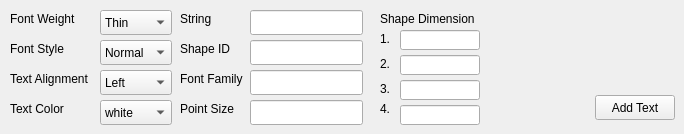
    <widget class="QWidget" name="Text">
     <attribute name="title">
      <string>Text</string>
     </attribute>
     <widget class="QLineEdit" name="TShapeID">
      <property name="geometry">
       <rect>
        <x>250</x>
        <y>40</y>
        <width>113</width>
        <height>25</height>
       </rect>
      </property>
     </widget>
     <widget class="QLabel" name="TShapeIDLabel">
      <property name="geometry">
       <rect>
        <x>180</x>
        <y>40</y>
        <width>54</width>
        <height>17</height>
       </rect>
      </property>
      <property name="text">
       <string>Shape ID</string>
      </property>
     </widget>
     <widget class="QLabel" name="TShapeDimensionLabel">
      <property name="geometry">
       <rect>
        <x>380</x>
        <y>10</y>
        <width>100</width>
        <height>17</height>
       </rect>
      </property>
      <property name="text">
       <string>Shape Dimension</string>
      </property>
     </widget>
     <widget class="QLabel" name="TTextColorLabel">
      <property name="geometry">
       <rect>
        <x>10</x>
        <y>100</y>
        <width>61</width>
        <height>17</height>
       </rect>
      </property>
      <property name="text">
       <string>Text Color</string>
      </property>
     </widget>
     <widget class="QComboBox" name="TTextColor">
      <property name="geometry">
       <rect>
        <x>100</x>
        <y>100</y>
        <width>72</width>
        <height>25</height>
       </rect>
      </property>
      <item>
       <property name="text">
        <string>white</string>
       </property>
      </item>
      <item>
       <property name="text">
        <string>black</string>
       </property>
      </item>
      <item>
       <property name="text">
        <string>red</string>
       </property>
      </item>
      <item>
       <property name="text">
        <string>green</string>
       </property>
      </item>
      <item>
       <property name="text">
        <string>blue</string>
       </property>
      </item>
      <item>
       <property name="text">
        <string>cyan</string>
       </property>
      </item>
      <item>
       <property name="text">
        <string>magenta</string>
       </property>
      </item>
      <item>
       <property name="text">
        <string>yellow</string>
       </property>
      </item>
      <item>
       <property name="text">
        <string>gray</string>
       </property>
      </item>
     </widget>
     <widget class="QComboBox" name="TTextAlignment">
      <property name="geometry">
       <rect>
        <x>100</x>
        <y>70</y>
        <width>72</width>
        <height>25</height>
       </rect>
      </property>
      <item>
       <property name="text">
        <string>Left</string>
       </property>
      </item>
      <item>
       <property name="text">
        <string>Right</string>
       </property>
      </item>
      <item>
       <property name="text">
        <string>Top</string>
       </property>
      </item>
      <item>
       <property name="text">
        <string>Bottom</string>
       </property>
      </item>
      <item>
       <property name="text">
        <string>Center</string>
       </property>
      </item>
     </widget>
     <widget class="QLabel" name="TTextAlignmentLabel">
      <property name="geometry">
       <rect>
        <x>10</x>
        <y>70</y>
        <width>91</width>
        <height>17</height>
       </rect>
      </property>
      <property name="text">
       <string>Text Alignment</string>
      </property>
     </widget>
     <widget class="QLabel" name="TPointSizeLabel">
      <property name="geometry">
       <rect>
        <x>180</x>
        <y>100</y>
        <width>54</width>
        <height>17</height>
       </rect>
      </property>
      <property name="text">
       <string>Point Size</string>
      </property>
     </widget>
     <widget class="QLineEdit" name="TPointSize">
      <property name="geometry">
       <rect>
        <x>250</x>
        <y>100</y>
        <width>113</width>
        <height>25</height>
       </rect>
      </property>
     </widget>
     <widget class="QLabel" name="TFontFamilyLabel">
      <property name="geometry">
       <rect>
        <x>180</x>
        <y>70</y>
        <width>71</width>
        <height>17</height>
       </rect>
      </property>
      <property name="text">
       <string>Font Family</string>
      </property>
     </widget>
     <widget class="QLineEdit" name="TFontFamily">
      <property name="geometry">
       <rect>
        <x>250</x>
        <y>70</y>
        <width>113</width>
        <height>25</height>
       </rect>
      </property>
     </widget>
     <widget class="QLabel" name="TFontStyleLabel">
      <property name="geometry">
       <rect>
        <x>10</x>
        <y>40</y>
        <width>61</width>
        <height>17</height>
       </rect>
      </property>
      <property name="text">
       <string>Font Style</string>
      </property>
     </widget>
     <widget class="QComboBox" name="TFontStyle">
      <property name="geometry">
       <rect>
        <x>100</x>
        <y>40</y>
        <width>72</width>
        <height>25</height>
       </rect>
      </property>
      <item>
       <property name="text">
        <string>Normal</string>
       </property>
      </item>
      <item>
       <property name="text">
        <string>Italic</string>
       </property>
      </item>
      <item>
       <property name="text">
        <string>Oblique</string>
       </property>
      </item>
     </widget>
     <widget class="QLabel" name="TFontWeightLabel">
      <property name="geometry">
       <rect>
        <x>10</x>
        <y>10</y>
        <width>71</width>
        <height>17</height>
       </rect>
      </property>
      <property name="text">
       <string>Font Weight</string>
      </property>
     </widget>
     <widget class="QComboBox" name="TFontWeight">
      <property name="geometry">
       <rect>
        <x>100</x>
        <y>10</y>
        <width>72</width>
        <height>25</height>
       </rect>
      </property>
      <item>
       <property name="text">
        <string>Thin</string>
       </property>
      </item>
      <item>
       <property name="text">
        <string>Light</string>
       </property>
      </item>
      <item>
       <property name="text">
        <string>Normal</string>
       </property>
      </item>
      <item>
       <property name="text">
        <string>Bold</string>
       </property>
      </item>
     </widget>
     <widget class="QLabel" name="TStringLabel">
      <property name="geometry">
       <rect>
        <x>180</x>
        <y>10</y>
        <width>54</width>
        <height>17</height>
       </rect>
      </property>
      <property name="text">
       <string>String</string>
      </property>
     </widget>
     <widget class="QLineEdit" name="TString">
      <property name="geometry">
       <rect>
        <x>250</x>
        <y>10</y>
        <width>113</width>
        <height>25</height>
       </rect>
      </property>
     </widget>
     <widget class="QLineEdit" name="TShapeDimensionTwo">
      <property name="geometry">
       <rect>
        <x>400</x>
        <y>55</y>
        <width>80</width>
        <height>20</height>
       </rect>
      </property>
     </widget>
     <widget class="QLineEdit" name="TShapeDimensionFour">
      <property name="geometry">
       <rect>
        <x>400</x>
        <y>105</y>
        <width>80</width>
        <height>20</height>
       </rect>
      </property>
     </widget>
     <widget class="QLineEdit" name="TShapeDimensionThree">
      <property name="geometry">
       <rect>
        <x>400</x>
        <y>80</y>
        <width>80</width>
        <height>20</height>
       </rect>
      </property>
     </widget>
     <widget class="QLineEdit" name="TShapeDimensionOne">
      <property name="geometry">
       <rect>
        <x>400</x>
        <y>30</y>
        <width>80</width>
        <height>20</height>
       </rect>
      </property>
     </widget>
     <widget class="QLabel" name="TTwoLabel">
      <property name="geometry">
       <rect>
        <x>380</x>
        <y>55</y>
        <width>16</width>
        <height>17</height>
       </rect>
      </property>
      <property name="text">
       <string>2.</string>
      </property>
     </widget>
     <widget class="QLabel" name="TThreeLabel">
      <property name="geometry">
       <rect>
        <x>380</x>
        <y>80</y>
        <width>16</width>
        <height>17</height>
       </rect>
      </property>
      <property name="text">
       <string>3.</string>
      </property>
     </widget>
     <widget class="QLabel" name="TFourLabel">
      <property name="geometry">
       <rect>
        <x>380</x>
        <y>100</y>
        <width>16</width>
        <height>17</height>
       </rect>
      </property>
      <property name="text">
       <string>4.</string>
      </property>
     </widget>
     <widget class="QLabel" name="TOneLabel">
      <property name="geometry">
       <rect>
        <x>380</x>
        <y>30</y>
        <width>16</width>
        <height>17</height>
       </rect>
      </property>
      <property name="text">
       <string>1.</string>
      </property>
     </widget>
     <widget class="QPushButton" name="TAddText">
      <property name="geometry">
       <rect>
        <x>595</x>
        <y>95</y>
        <width>80</width>
        <height>25</height>
       </rect>
      </property>
      <property name="text">
       <string>Add Text</string>
      </property>
     </widget>
    </widget>
